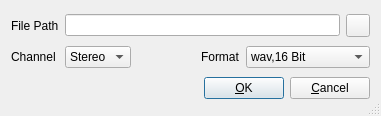
<ui version="4.0" >
 <class>MixdownFileDialogBase</class>
 <widget class="QDialog" name="MixdownFileDialogBase" >
  <property name="geometry" >
   <rect>
    <x>0</x>
    <y>0</y>
    <width>381</width>
    <height>116</height>
   </rect>
  </property>
  <property name="windowTitle" >
   <string>MusE: Set Mixdown Wavefile</string>
  </property>
  <property name="sizeGripEnabled" >
   <bool>true</bool>
  </property>
  <layout class="QGridLayout" >
   <property name="margin" >
    <number>11</number>
   </property>
   <property name="spacing" >
    <number>6</number>
   </property>
   <item row="2" column="0" colspan="5" >
    <layout class="QHBoxLayout" >
     <property name="margin" >
      <number>0</number>
     </property>
     <property name="spacing" >
      <number>6</number>
     </property>
     <item>
      <spacer>
       <property name="orientation" >
        <enum>Qt::Horizontal</enum>
       </property>
       <property name="sizeType" >
        <enum>QSizePolicy::Expanding</enum>
       </property>
       <property name="sizeHint" >
        <size>
         <width>20</width>
         <height>20</height>
        </size>
       </property>
      </spacer>
     </item>
     <item>
      <widget class="QPushButton" name="buttonOk" >
       <property name="text" >
        <string>&amp;OK</string>
       </property>
       <property name="autoDefault" >
        <bool>true</bool>
       </property>
       <property name="default" >
        <bool>true</bool>
       </property>
      </widget>
     </item>
     <item>
      <widget class="QPushButton" name="buttonCancel" >
       <property name="text" >
        <string>&amp;Cancel</string>
       </property>
       <property name="autoDefault" >
        <bool>true</bool>
       </property>
      </widget>
     </item>
    </layout>
   </item>
   <item row="0" column="0" >
    <widget class="QLabel" name="TextLabel1" >
     <property name="text" >
      <string>File Path</string>
     </property>
    </widget>
   </item>
   <item row="1" column="0" >
    <widget class="QLabel" name="TextLabel2" >
     <property name="text" >
      <string>Channel</string>
     </property>
    </widget>
   </item>
   <item row="0" column="1" colspan="4" >
    <layout class="QHBoxLayout" >
     <property name="margin" >
      <number>0</number>
     </property>
     <property name="spacing" >
      <number>6</number>
     </property>
     <item>
      <widget class="QLineEdit" name="editPath" />
     </item>
     <item>
      <widget class="QToolButton" name="buttonPath" >
       <property name="text" >
        <string/>
       </property>
       <property name="icon" >
        <iconset resource="../muse.qrc" >:/xpm/fileopen.png</iconset>
       </property>
      </widget>
     </item>
    </layout>
   </item>
   <item row="1" column="1" >
    <widget class="QComboBox" name="comboChannel" >
     <item>
      <property name="text" >
       <string>Stereo</string>
      </property>
     </item>
     <item>
      <property name="text" >
       <string>Mono</string>
      </property>
     </item>
     <item>
      <property name="text" >
       <string>5.1</string>
      </property>
     </item>
    </widget>
   </item>
   <item row="1" column="4" >
    <widget class="QComboBox" name="comboFormat" >
     <item>
      <property name="text" >
       <string>wav,16 Bit</string>
      </property>
     </item>
     <item>
      <property name="text" >
       <string>wav, 24 Bit</string>
      </property>
     </item>
     <item>
      <property name="text" >
       <string>wav, 32 Bit (float)</string>
      </property>
     </item>
    </widget>
   </item>
   <item row="1" column="3" >
    <widget class="QLabel" name="TextLabel3" >
     <property name="text" >
      <string>Format</string>
     </property>
    </widget>
   </item>
   <item row="1" column="2" >
    <spacer>
     <property name="orientation" >
      <enum>Qt::Horizontal</enum>
     </property>
     <property name="sizeType" >
      <enum>QSizePolicy::Expanding</enum>
     </property>
     <property name="sizeHint" >
      <size>
       <width>20</width>
       <height>20</height>
      </size>
     </property>
    </spacer>
   </item>
  </layout>
 </widget>
 <layoutdefault spacing="6" margin="11" />
 <resources>
  <include location="../muse.qrc" />
 </resources>
 <connections>
  <connection>
   <sender>buttonOk</sender>
   <signal>clicked()</signal>
   <receiver>MixdownFileDialogBase</receiver>
   <slot>accept()</slot>
   <hints>
    <hint type="sourcelabel" >
     <x>248</x>
     <y>93</y>
    </hint>
    <hint type="destinationlabel" >
     <x>99</x>
     <y>89</y>
    </hint>
   </hints>
  </connection>
  <connection>
   <sender>buttonCancel</sender>
   <signal>clicked()</signal>
   <receiver>MixdownFileDialogBase</receiver>
   <slot>reject()</slot>
   <hints>
    <hint type="sourcelabel" >
     <x>318</x>
     <y>94</y>
    </hint>
    <hint type="destinationlabel" >
     <x>170</x>
     <y>105</y>
    </hint>
   </hints>
  </connection>
 </connections>
</ui>
